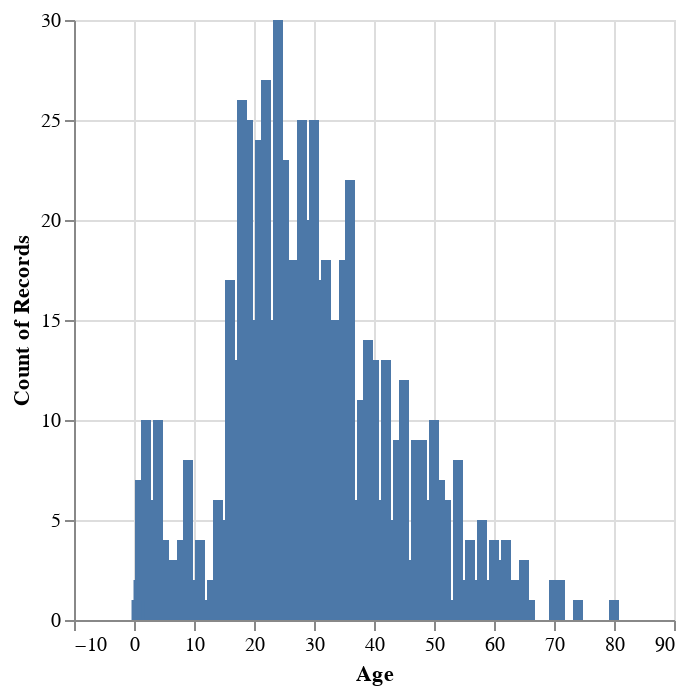

Here is the notebook cell this chart was saved with:
### Markdown cell above
Selv om vi har separert dataene etter `Age`, har vi fortsatt flere punkter som overlapper hverandre innenfor hver kategori (f.eks. er det mange passasjerer i alderen 18 år, og vi kan ikke enkelt skille dem fra hverandre i den forrige diagrammet). 

La oss skille disse ytterligere fra hverandre ved å bruke en `Y`-kodingskanal, som representerer y-aksen eller den vertikale posisjonen til sirklene. Vi kan tilordne Y-aksen til det totale antallet passasjerer som tilhører hver alder eller hver aldersgruppe. For å gjøre dette må vi kombinere passasjerverdiene våre på en eller annen måte. Vi kaller dette **dataaggregering**. 

La oss starte med den enkleste måten å aggregere denne informasjonen på. 
`chart1` bruker `count()` til å vise det totale antallet passasjerer for HVER `"Age"`-verdi som finnes i datasettet (`1`, `2`, `3` osv.)

### Code cell
chart1 = alt.Chart(titanic).mark_bar().encode(
    alt.X("Age"),  # note the comma after the right parenthesis must be included!
    alt.Y("count()")  # but you do not need a comma after the last encoding channel
)

# Display the chart - we need to call the variable to show the chart/data that is stored in it
chart1

### Figure 1 — Vega-Lite specification as saved in the notebook (floating-point values rounded to 4 significant figures; data arrays with more than 128 entries replaced by an {"elided": "..."} marker saying what was removed)
{"config": {"view": {"continuousWidth": 300, "continuousHeight": 300}}, "data": {"name": "data-2f197e4cae7380eb4d030be9f5f6b8b9"}, "mark": {"type": "bar"}, "encoding": {"x": {"field": "Age", "type": "quantitative"}, "y": {"aggregate": "count", "type": "quantitative"}}, "$schema": "https://vega.github.io/schema/vega-lite/v5.20.1.json", "datasets": {"data-2f197e4cae7380eb4d030be9f5f6b8b9": {"elided": "891 records"}}}
